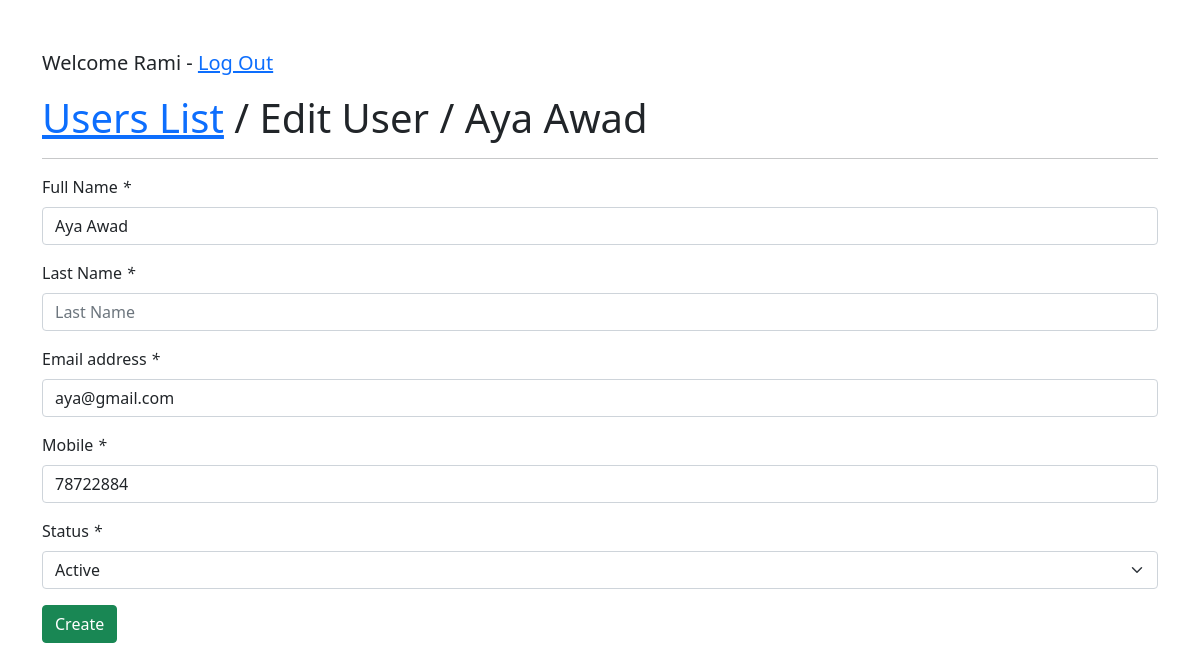
The app's page /edit_user.php?id=7 (signed in) with its own data.
### tables this page shows
CREATE TABLE IF NOT EXISTS `users` (
  `id_users` int(11) NOT NULL AUTO_INCREMENT,
  `first_name` varchar(255) DEFAULT NULL,
  `last_name` varchar(55) DEFAULT NULL,
  `email` varchar(50) DEFAULT NULL,
  `mobile` varchar(50) DEFAULT NULL,
  `status` tinyint(1) DEFAULT '0',
  `created_on` datetime DEFAULT NULL,
  `password` varchar(255) DEFAULT NULL,
  `role` enum('admin','client') DEFAULT 'client',
  `last_login` timestamp NULL DEFAULT NULL,
  `password2` varchar(64) DEFAULT NULL,
  PRIMARY KEY (`id_users`)
);

### functions.php (called while the page is built, shortened)
<?php
function getOneUser($conn, $id){
$sql = "SELECT id_users, first_name, last_name, email, mobile, status, role, created_on FROM users where id_users = ".$id;
$result = $conn->query($sql);
return $result->fetch_assoc();
}

### edit_user.php (the view, shortened to what this page needs)
<?php
include 'functions.php';
$id = $_GET["id"];
$user = getOneUser($conn, $id);
?>
<!DOCTYPE html PUBLIC "-//W3C//DTD XHTML 1.0 Transitional//EN" "http://www.w3.org/TR/xhtml1/DTD/xhtml1-transitional.dtd">
<html xmlns="http://www.w3.org/1999/xhtml">
<head>
<link href="https://cdn.jsdelivr.net/npm/bootstrap@5.1.3/dist/css/bootstrap.min.css" rel="stylesheet">
</head>
<div class="container">
  <div class="row mt-5 mb-5">
    <div class="col">
<p class="lead">
  Welcome <?php echo $_SESSION["loged_in_name"]; ?> - <a href="actions.php?action=logout" >Log Out</a>
</p>
      <h1><a href="users.php">Users List</a> / Edit User / <?php echo $user["first_name"]; ?></h1>
      <hr />
<form action="actions.php?action=edit" method="post" >
<div class="mb-3">
  <label for="name" class="form-label">Full Name <em>*</em></label>
  <input type="text" id="name" name="name" class="form-control" id="" placeholder="First Name" value="<?php echo $user["first_name"]; ?>">
</div>
<div class="mb-3">
  <label for="last_name" class="form-label">Last Name <em>*</em></label>
  <input type="text" id="last_name" name="last_name" class="form-control" id="" placeholder="Last Name" value="<?php echo $user["last_name"]; ?>">
</div>
<div class="mb-3">
  <label for="email" class="form-label">Email address <em>*</em></label>
  <input type="email" id="email" name="email" class="form-control" id="" placeholder="name@example.com"  value="<?php echo $user["email"]; ?>">
</div>
<div class="mb-3">
  <label for="mobile" class="form-label">Mobile <em>*</em></label>
  <input type="text" id="mobile" name="mobile" class="form-control" id="" placeholder="Mobile"  value="<?php echo $user["mobile"]; ?>">
</div>
<div class="mb-3">
<label for="status" class="form-label">Status <em>*</em></label>
<select class="form-select" name="status" id="status">
  <option value="1" <?php if($user["status"] == 1) echo 'selected="selected"'; ?>>Active</option>
</select>
</div>
<div class="mb-3">
<input type="submit" name="Submit" value="Create" class="btn btn-success"  />
</div>
</form>
    </div>
  </div>
</div>
<body>
</body>
</html>

### records on screen
users: first_name "Aya Awad", name "Aya Awad", email "aya@gmail.com", mobile "78722884", status "Active"

### other values on screen
$_SESSION["loged_in_name"] "Rami"
